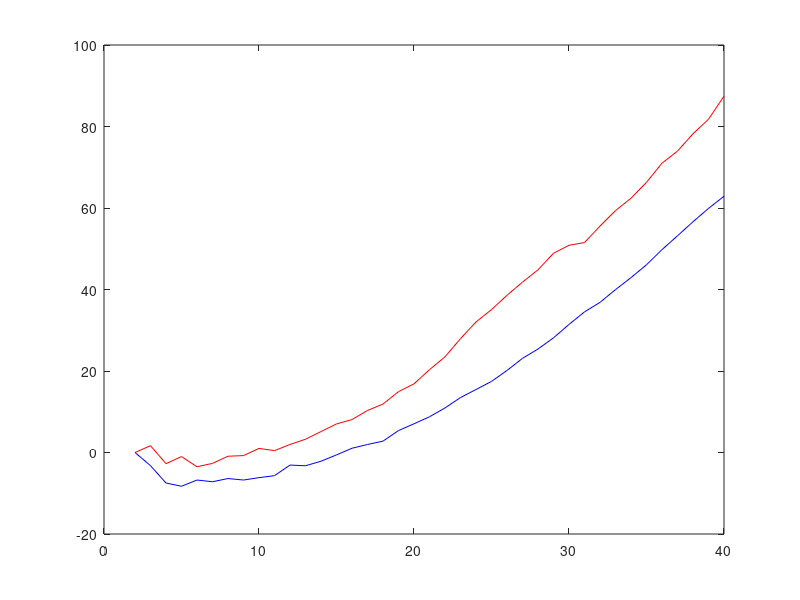

Source code (MATLAB):
clear all
close all
I=2:40;
V1=[ .2815 .425 .557 .701 .833 .975 1.122 1.263 1.413 1.551 1.702 1.853 2.010 2.169...
        2.323 2.489 2.651 2.830 3.000 3.190 3.38 3.59 3.80 4.00 4.21 4.42 4.63 4.86 5.06...
        5.24 5.48 5.72 5.95 6.20 6.47 6.71 6.98 7.24 7.55];
R1=V1./I;
alpha=0.0039; %

R01=R1(1);
dt1=(R1/R01-1)/alpha;
V2=[0.1164 0.1724 0.2260 0.2816 0.34 0.396 0.454 0.510 0.568 0.626 0.690 0.747 0.808 0.871...
        0.935 0.997 1.059 1.129 1.196 1.264 1.335 1.409 1.481 1.554 1.632 1.713 1.791 1.873...
        1.960 2.047 2.130 2.22 2.31 2.403 2.502 2.6 2.7 2.8 2.899];

R2=V2./I;
alpha=0.0039; %

R02=R2(1);
dt2=(R2/R02-1)/alpha;
plot(I,dt1,'r',I,dt2,'b')